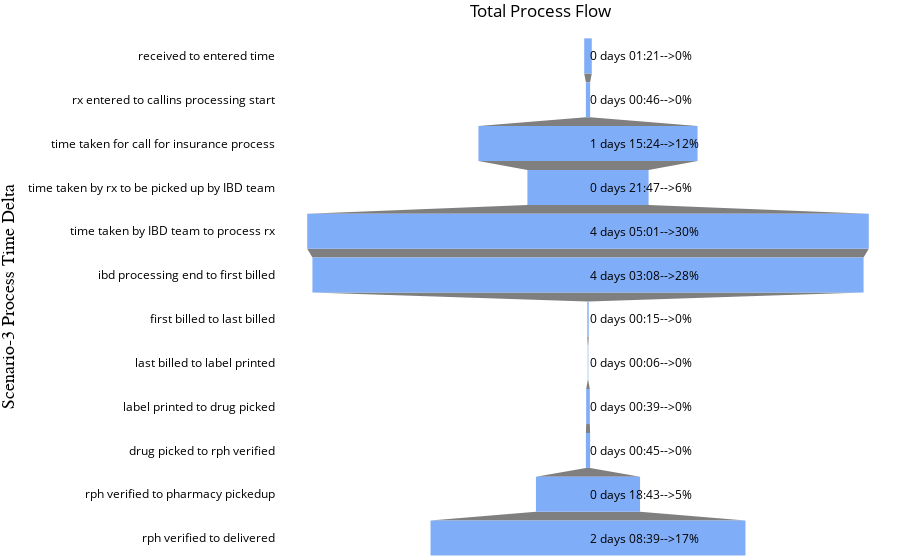

The code cell stored with this chart in its notebook:
### Code cell
row_wise_percent_df = scenario_3_df_time[scenario_3_df_time.columns[:-1]]

row_wise_percent_df = row_wise_percent_df.div(row_wise_percent_df.sum(axis=1), axis=0).round(2)

row_wise_percent_df = row_wise_percent_df.fillna(0)
try:
    row_wise_percent_df = row_wise_percent_df.multiply(100).astype(int)
except:
    pass
# row_wise_percent_df = row_wise_percent_df.multiply(100).astype(int)

scenario_3_df_time_object = scenario_3_df_time.copy()

for i in scenario_3_df_time_object.columns:
    scenario_3_df_time_object[i] = scenario_3_df_time_object[i].astype(str)
    
for idx, val in enumerate(row_wise_percent_df.index):
    values_to_be_used = scenario_3_df_time.values.tolist()[idx]
    variable_names = scenario_3_df_time.columns
    #variable_names = [x[13:] for x in variable_names]

    annotation_names = scenario_3_df_time_object.values.tolist()[idx]
    annotation_names = [x[:-3] for x in annotation_names]


    per_annot = row_wise_percent_df.values.tolist()[idx]

    fig = make_subplots()

    fig.add_trace(
        go.Funnel(
        y = variable_names[:-1],
        x = values_to_be_used[:-1],
        textposition='none',
            marker = {"color": [blue_color, blue_color, blue_color, blue_color, blue_color,\
                           blue_color, blue_color, blue_color,blue_color, blue_color, blue_color,blue_color]}))


    for i,y,k in zip(variable_names[:-1],annotation_names[:-1],per_annot):
        fig.add_annotation(y=i,xanchor='left',
                    text=y+'-->'+str(k)+'%',align='right',showarrow=False)

    fig.update_layout(margin={"r":0,"t":34,"l":0,"b":0},paper_bgcolor='rgb(355,355,355)',plot_bgcolor='rgba(0,0,0,0)',
                      title={'text':str(val)+' Process Flow','xanchor': 'center','x':0.6
    },font=dict(color='black'),

    xaxis=dict(
        title='x Axis',
        titlefont=dict(
            family='Arial',
            size=18,
            color='Black'
        )
    ),
    yaxis=dict(
        title='Scenario-3 Process Time Delta',
        titlefont=dict(
            family='Arial',
            size=18,
            color='black'
        )
    ))

#     print(6)
    fig.write_image(output_distribution_sce_3+str(val)+"_overall.png") #pip install -U kaleido & restart jupyter


fig.show()

### Figure 1 — Plotly figure (JSON) as saved in the notebook; plotly's stock layout.template omitted (floating-point values rounded to 4 significant figures)
{"data": [{"marker": {"color": ["#80ADF7", "#80ADF7", "#80ADF7", "#80ADF7", "#80ADF7", "#80ADF7", "#80ADF7", "#80ADF7", "#80ADF7", "#80ADF7", "#80ADF7", "#80ADF7"]}, "textposition": "none", "type": "funnel", "x": [4890000000000, 2766000000000, 141886000000000, 78468000000000, 363672000000000, 356895000000000, 906000000000, 386000000000, 2349000000000, 2737000000000, 67428000000000, 203948000000000], "y": ["received to entered time", "rx entered to callins processing start", "time taken for call for insurance process", "time taken by rx to be picked up by IBD team", "time taken by IBD team to process rx", "ibd processing end to first billed", "first billed to last billed", "last billed to label printed", "label printed to drug picked", "drug picked to rph verified", "rph verified to pharmacy pickedup", "rph verified to delivered"]}], "layout": {"annotations": [{"align": "right", "showarrow": false, "text": "0 days 01:21-->0%", "xanchor": "left", "y": "received to entered time"}, {"align": "right", "showarrow": false, "text": "0 days 00:46-->0%", "xanchor": "left", "y": "rx entered to callins processing start"}, {"align": "right", "showarrow": false, "text": "1 days 15:24-->12%", "xanchor": "left", "y": "time taken for call for insurance process"}, {"align": "right", "showarrow": false, "text": "0 days 21:47-->6%", "xanchor": "left", "y": "time taken by rx to be picked up by IBD team"}, {"align": "right", "showarrow": false, "text": "4 days 05:01-->30%", "xanchor": "left", "y": "time taken by IBD team to process rx"}, {"align": "right", "showarrow": false, "text": "4 days 03:08-->28%", "xanchor": "left", "y": "ibd processing end to first billed"}, {"align": "right", "showarrow": false, "text": "0 days 00:15-->0%", "xanchor": "left", "y": "first billed to last billed"}, {"align": "right", "showarrow": false, "text": "0 days 00:06-->0%", "xanchor": "left", "y": "last billed to label printed"}, {"align": "right", "showarrow": false, "text": "0 days 00:39-->0%", "xanchor": "left", "y": "label printed to drug picked"}, {"align": "right", "showarrow": false, "text": "0 days 00:45-->0%", "xanchor": "left", "y": "drug picked to rph verified"}, {"align": "right", "showarrow": false, "text": "0 days 18:43-->5%", "xanchor": "left", "y": "rph verified to pharmacy pickedup"}, {"align": "right", "showarrow": false, "text": "2 days 08:39-->17%", "xanchor": "left", "y": "rph verified to delivered"}], "font": {"color": "black"}, "margin": {"b": 0, "l": 0, "r": 0, "t": 34}, "paper_bgcolor": "rgb(355,355,355)", "plot_bgcolor": "rgba(0,0,0,0)", "title": {"text": "Total Process Flow", "x": 0.6, "xanchor": "center"}, "xaxis": {"anchor": "y", "domain": [0, 1], "title": {"font": {"color": "Black", "family": "Arial", "size": 18}, "text": "x Axis"}}, "yaxis": {"anchor": "x", "domain": [0, 1], "title": {"font": {"color": "black", "family": "Arial", "size": 18}, "text": "Scenario-3 Process Time Delta"}}}}
